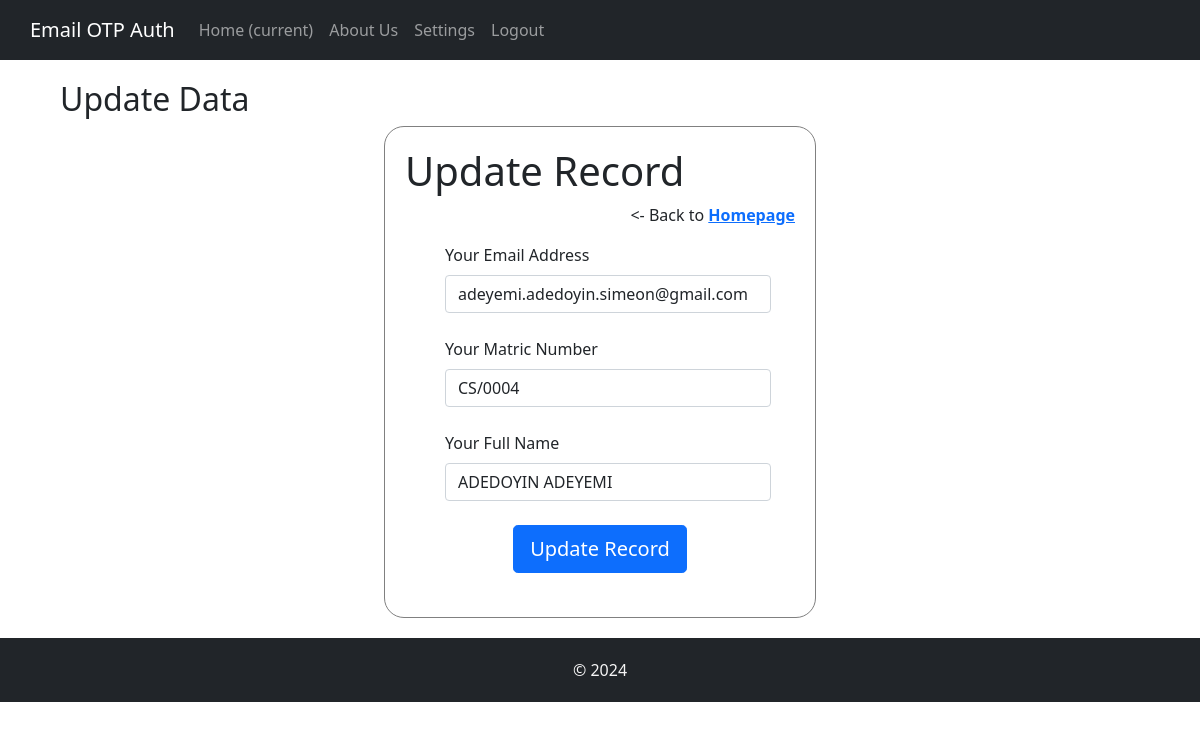
/update_user/4, run on the app's committed database.
### models.py (models this page shows, shortened)
class User(db.Model):
    __tablename__ = 'users'
    id = db.Column(db.Integer, primary_key=True)
    matric = db.Column(db.String(15), unique=True)
    email = db.Column(db.String(), unique=True, nullable=False)
    password = db.Column(db.String(), nullable=False)
    fullname = db.Column(db.String(), nullable=False)
    created_at = db.Column(db.DateTime(), default=datetime.now())
    updated_at = db.Column(db.DateTime(), default=datetime.now(), onupdate=datetime.now)

### app.py (the view, shortened to what this page needs)
@app.route('/update_user/<int:id>', methods=['GET', 'POST'])
def update_user(id):
    user = User.query.get_or_404(id, f'User with id {id}, not found.')
    if request.method == 'GET':
        return render_template('update_user.html', user=user)

### templates/update_user.html (shortened to what this page needs)
{% extends "base.html" %}
{% block content %}
<div class="content container">
    <h2>Update Data</h2>
    <div class="form-wrapper">
        <h1 class="form-title">Update Record</h1>
        <p style="text-align: right;">
            &lt;- Back to <a href="{{ url_for('index')}}"> <b>Homepage</b> </a>
        </p>
        <form class="mx-1 mx-md-4" action="{{ url_for('update_user', id=user.id) }}" method="post">
            <div class="d-flex flex-row align-items-center mb-4">
                <div data-mdb-input-init class="form-outline flex-fill mb-0">
                    <label class="form-label" for="email">Your Email Address</label>
                    <input type="email" value="{{ user.email }}" id="email" name="email" class="form-control" />
                </div>
            </div>
            <div class="d-flex flex-row align-items-center mb-4">
                <div data-mdb-input-init class="form-outline flex-fill mb-0">
                    <label class="form-label" for="matric">Your Matric Number</label>
                    <input type="text" value="{{ user.matric }}" id="matric" name="matric" class="form-control" />
                </div>
            </div>
            <div class="d-flex flex-row align-items-center mb-4">
                <div data-mdb-input-init class="form-outline flex-fill mb-0">
                    <label class="form-label" for="fullname">Your Full Name</label>
                    <input type="text" value="{{ user.fullname }}" id="fullname" name="fullname" class="form-control" />
                </div>
            </div>
            <div class="d-flex justify-content-center mx-4 mb-3 mb-lg-4">
                <button  type="submit" data-mdb-button-init data-mdb-ripple-init class="btn btn-primary btn-lg">Update Record</button>
            </div>
        </form>
    </div>
</div>
{% endblock content %}

### static/css/mystyles.css (style rules this page uses)
body { min-height: 100vh; }
.form-wrapper { margin: auto; width: 40%; padding: 20px; border: 1px solid gray; border-radius: 20px; }
.content { padding: 20px 30px; min-height: 500px; }

### data on the page
User: email "adeyemi.adedoyin.simeon@gmail.com", matric "CS/0004", fullname "ADEDOYIN ADEYEMI"
